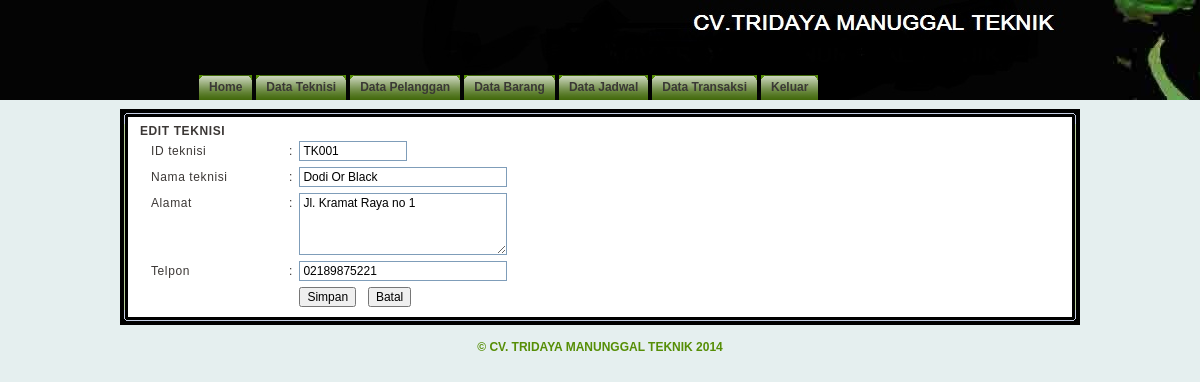
Screenshot of /admin.php?page=teknisi_edit&aksi=edit&id_sls=TK001 (signed in) with the database file from the repository.
### tables this page shows
CREATE TABLE `teknisi` (
  `id` varchar(5) NOT NULL,
  `nama` varchar(100) NOT NULL,
  `ktp` varchar(20) NOT NULL,
  `tempat_lahir` varchar(20) NOT NULL,
  `tanggal_lahir` date NOT NULL,
  `alamat` varchar(100) NOT NULL,
  `telepon` varchar(15) NOT NULL,
  PRIMARY KEY (`id`)
);

### include/class.php (called while the page is built, shortened)
<?php
class teknisi {
    function bacadata($field, $id_sls) {
        $query = mysql_query("SELECT * FROM teknisi WHERE id = '$id_sls'");
        $data = mysql_fetch_array($query);
        if ($field == 'id')
            return $data['id'];
        else if ($field == 'nama')
            return $data['nama'];
        else if ($field == 'ktp')
            return $data['ktp'];
        else if ($field == 'tempat_lahir')
            return $data['tempat_lahir'];
        else if ($field == 'tanggal_lahir')
            return $data['tanggal_lahir'];
        else if ($field == 'alamat')
            return $data['alamat'];
        else if ($field == 'telepon')
            return $data['telepon'];
    }
}
?>

### teknisi_edit.php (the view, shortened to what this page needs)
<?php
include_once 'include/class.php';
$sls = new teknisi();
if (isset($_GET['aksi'])) {
    if ($_GET['aksi'] == 'hapus') {
        $id = $_GET['id_sls'];
        $sls->hapusteknisi($id);
    }
    else if ($_GET['aksi'] == 'edit') {
        $id = $_GET['id_sls'];
        ?>
        <link rel="stylesheet" href="kalender/calendar.css" type="text/css">
        <b>EDIT TEKNISI</b>
        <table width="100%"  border="0" cellspacing="0" cellpadding="3">
            <form name="teknisi" action="?page=teknisi_edit&aksi=update" method="post" onsubmit="return checkForm(this)">
                <tr>
                    <td width="15%"><div class="tabtxt">ID teknisi</div></td>
                    <td width="2%"><div class="tabtxt">:</div></td>
                    <td width="83%">
                        <input name="id" style="width:100px" type="textfield" class="tfield" value="<?php echo $sls->bacadata('id', $id); ?>" readonly>
                    </td>
                </tr>
                <tr>
                    <td width="15%"><div class="tabtxt">Nama teknisi</div></td>
                    <td width="2%"><div class="tabtxt">:</div></td>
                    <td width="83%">
                        <input name="nama" style="width:200px" type="textfield" class="tfield" value="<?php echo $sls->bacadata('nama', $id); ?>">
                    </td>
                </tr>
                <tr>
                    <td valign="top"><div class="tabtxt">Alamat</div></td>
                    <td valign="top"><div class="tabtxt">:</div></td>
                    <td>
                        <textarea name="alamat" style="width:200px" class="tfield" rows="4" ><?php echo $sls->bacadata('alamat', $id); ?></textarea>
                    </td>
                </tr>
                <tr>
                    <td><div class="tabtxt">Telpon</div></td>
                    <td><div class="tabtxt">:</div></td>
                    <td>
                        <input name="telp" style="width:200px" type="textfield" class="tfield" value="<?php echo $sls->bacadata('telepon', $id); ?>">
                    </td>
                </tr>
                <tr>
                    <td colspan="2">&nbsp;</td>
                    <td>
                        <input name="submit" type="submit" class="button" value="Simpan">&nbsp;&nbsp;
                        <input type="button" class="button" value="Batal" onclick=self.history.back()>
                    </td>
                </tr>
            </form>
        </table>
        <?php
    } else if ($_GET['aksi'] == 'update') {
        $sls->updatedata($_POST['id'], $_POST['nama'], $_POST['ktp'], $_POST['tmpt_lahir'], tgl_ind_to_eng($_POST['tgl_lahir']), $_POST['alamat'], $_POST['telp']);
    }
}
?>

### css/style2.css (style rules this page uses)
html, body { margin: 0; padding: 0; background: #e5efef url(../images/header.jpg) top repeat-x; font: 12px Tahoma, Arial, "Trebuchet MS"; color: #3C3836; }
.rbox02 form { margin: 0; padding: 0; }
.tabtxt { padding: 3px 0 3px 8px; }
.tfield { background: #FFF; width: 120px; font-family: Tahoma, Arial, "Trebuchet MS"; font-size: 12px; font-weight: normal; padding: 2px 3px 2px 3px; border: 1px solid #7F9DB9; }
.button { font-size: 12px; }

### rows the page displays
teknisi: id "TK001", nama "Dodi Or Black", alamat "Jl. Kramat Raya no 1", telp "02189875221"
